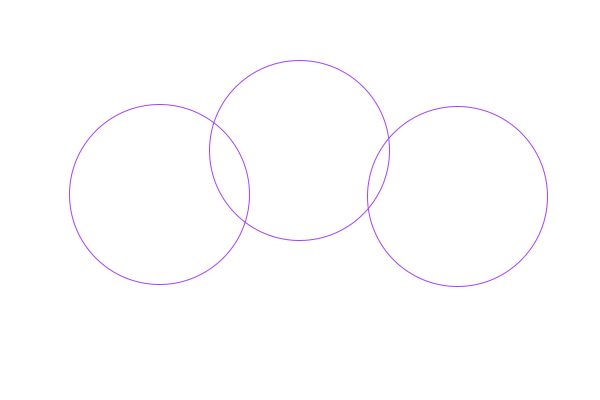
Frame 1 (no input)
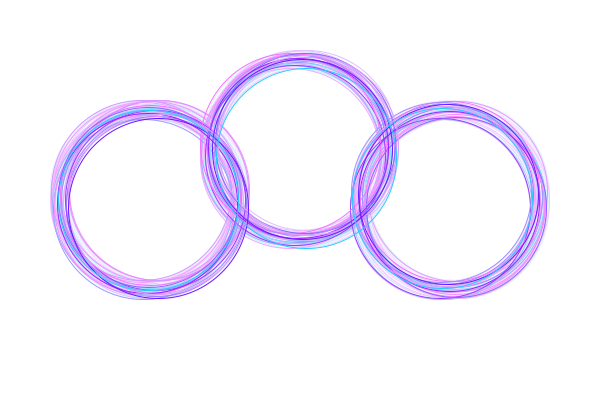
Frame 60 (the mouse pressed at the canvas centre just before this capture)
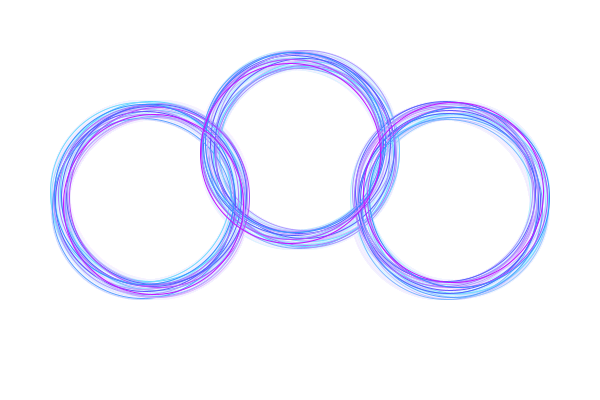
Frame 120 (the mouse held since frame 60 and released just before this capture)

The Processing sketch that drew these frames (run headless with seeded random() and noise(); from frame 60 on, the mouse is pressed at the canvas centre):

// Processing sketch: practice
// ── practice.pde
Sample sm;

void setup(){//this is called only first
size(600, 400);
background(255);

//set instance
sm = new Sample();
//call member method
sm.printNumber();
}

float x_1 = 150;
float y_1 = 200;
int r_1= 180;

float x_2 = 450;
float y_2 = 200;
int r_2 = 180;

float x_3 = 300;
float y_3 = 150;
int r_3 = 180;

void draw(){//this is called every frame
  fill(255, 10);
  noStroke();
  rect(0, 0, 600, 400);
  noFill();
  
  stroke(random(255), random(255), 255);
  
  ellipse(x_1 + random(-10, 10), y_1 + random(-10, 10), r_1, r_1);
  
  ellipse(x_2 + random(-10, 10), y_2 + random(-10, 10), r_2, r_2);
  
  ellipse(x_3 + random(-10, 10), y_3 + random(-10, 10), r_3, r_3);
  
//call member method
//sm.printNumber();

}

// ── Circle.pde
class Circle {
  //this is member variable
  private float x;
  private float y;
  private int r;

  //This is constructor
  Circle(float xParameter, float yParameter, int rParameter) {
    x = xParameter;
    y = yParameter;
    r = rParameter;
  }

  void circleDraw() {
    fill(255, 10);
    noStroke();
    rect(0, 0, 600, 400);
    noFill();
    stroke(random(255), random(255), 255);
    ellipse(x + random(-10, 10), y + random(-10, 10), r, r);
  }
}

// ── Clock.pde
class Clock {
  private float w;
  private float h;

  private float secondsRadius;
  private float s;
  Clock(float x, float y) {
    w = x;
    h = y;
    float radius = min(w, h) / 2;
    secondsRadius = radius * 0.72;
  }

  void clockDraw() {
    s = map(second(), 0, 60, 0, TWO_PI) - HALF_PI;
    line(w, h, w + cos(s) * secondsRadius, h + sin(s) * secondsRadius);
  }
}

// ── Sample.pde
class Sample{
  //this is member variable
  int num;
  
  //This is constructor
  Sample(){
    num = 100;
  }
  
  //this is member method
  void printNumber(){
    print(num);
  }
}

// ── Spirograph.pde
class Spirograph {
  private float x;
  private float y;
  private float r1;
  private float r2;
  private float r3;

  Spirograph(float r1, float r2, float r3) {
    this.r1 = r1; 
    this.r2 = r2;
    this.r3 = r3;
  }

  void spirographDraw() {
    for (int i=0; i<10; i++) {
      //stroke(random(0, 255), random(0, 255), random(0, 255));
      this.x = random(0, width);
      this.y = random(0, height);
      this.spirograph();
    }
  }
  void spirograph() {
    for (int i=0; i<3600; i++) {
      float th = (float)i*3.1415926535/900.0;
      float xx = (r1-r2)*cos(th)+r3*cos((r1-r2)/r2*th) + x;
      float yy = (r1-r2)*sin(th)-r3*sin((r1-r2)/r2*th) + y;
      point(xx, yy);
    }
  }
}
